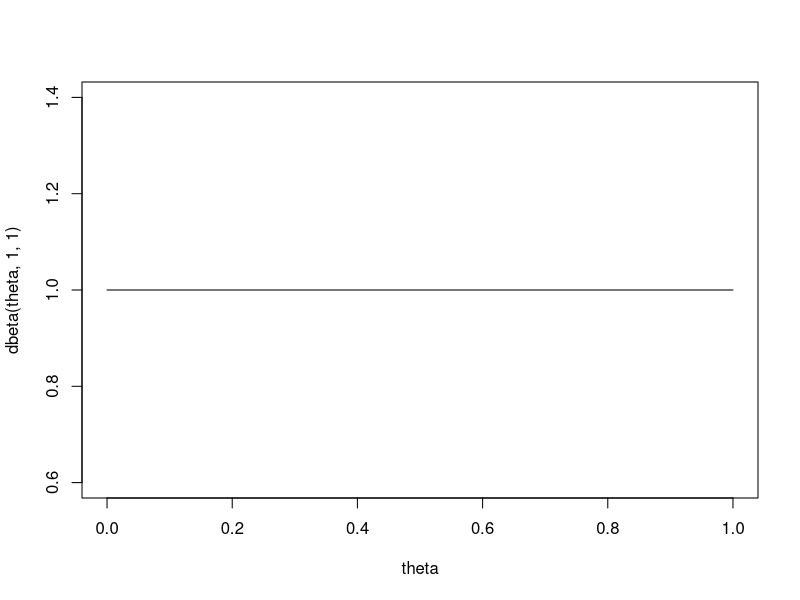
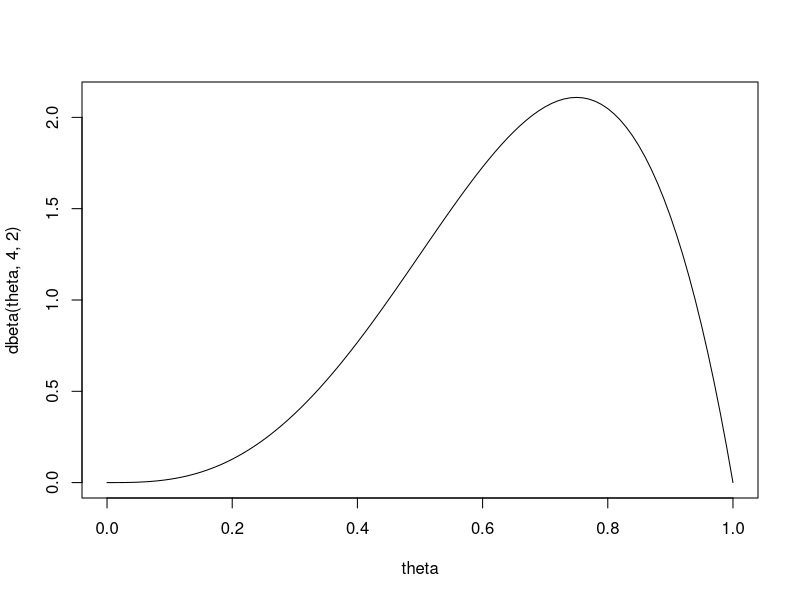
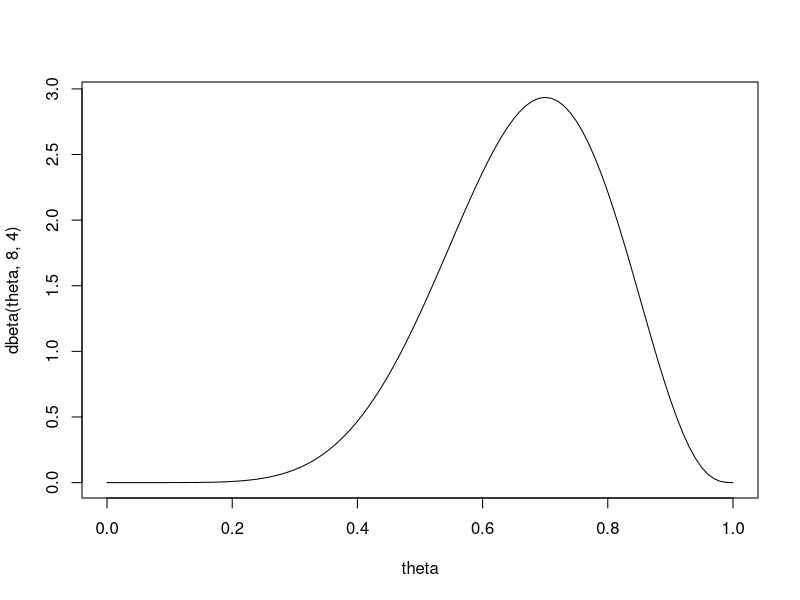
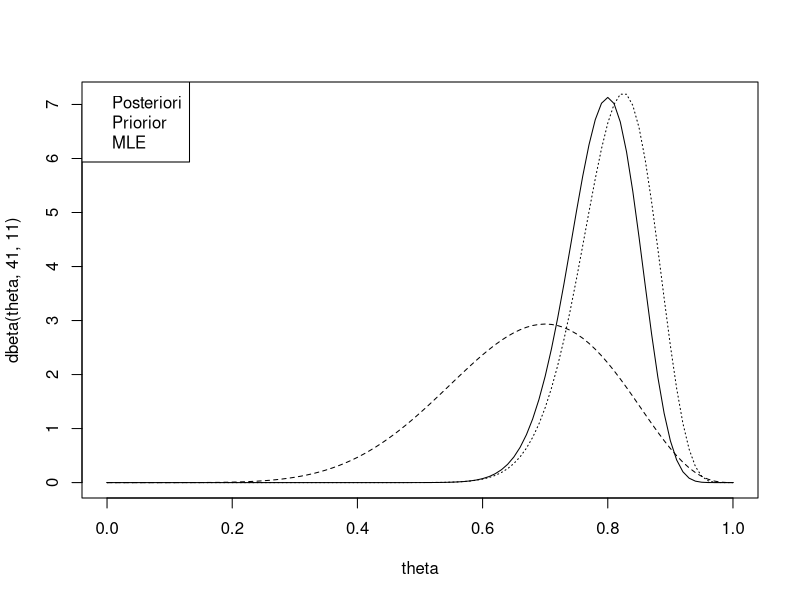
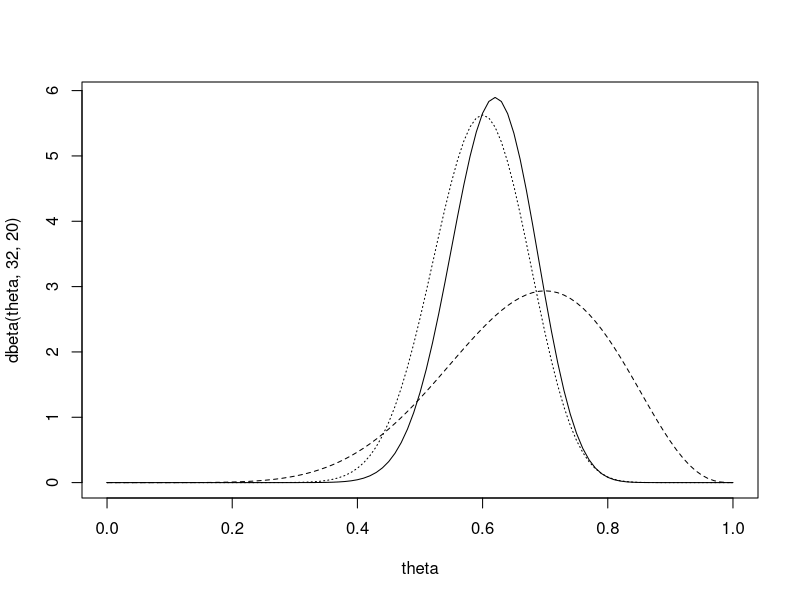
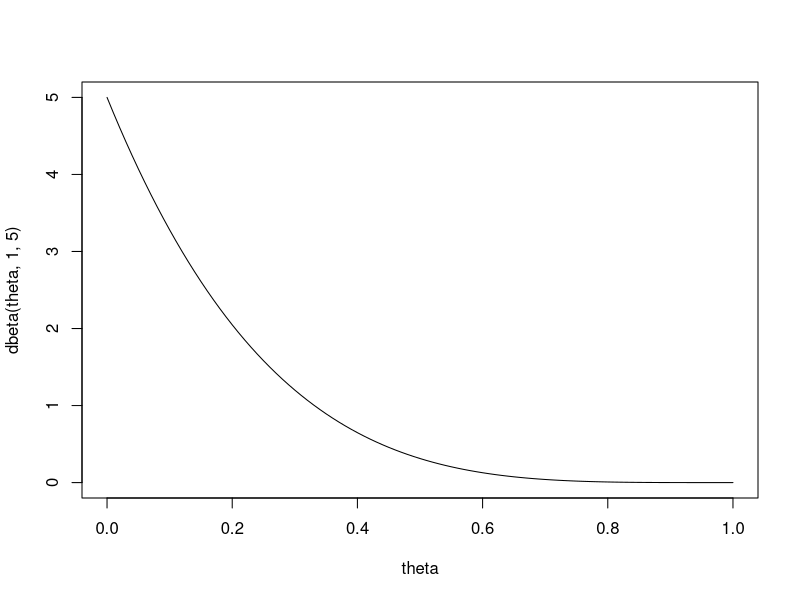

These charts were generated, in order, by the following R code:
## ---- chunk 1
theta=seq(from=0,to=1,by=.01)
plot(theta,dbeta(theta,1,1),type="l")
plot(theta,dbeta(theta,4,2),type="l")
plot(theta,dbeta(theta,8,4),type="l")
## ---- chunk 2
# pbeta returns probability that value is greater then first parameter.
1-pbeta(.25,8,4)
1-pbeta(.5,8,4)
1-pbeta(.8,8,4)
## ---- chunk 3
41/(41+11)  # posterior mean
33/40       # MLE
## ---- chunk 4
# Posterior
plot(theta,dbeta(theta,41,11),type="l")
# Priorior
lines(theta,dbeta(theta,8,4),lty=2)
# plot scaled likelihood for first student
lines(theta,44*dbinom(33,size=40,p=theta),lty=3)
legend("topleft", c("Posteriori", "Priorior", "MLE"))
## ---- chunk 5
1-pbeta(.25,41,11)
1-pbeta(.5,41,11)
1-pbeta(.8,41,11)
## ---- chunk 6
qbeta(.025,41,11)
qbeta(.975,41,11)
## ---- chunk 7
32/(32+20)  # posterior mean
24/40       # MLE
## ---- chunk 8
plot(theta,dbeta(theta,32,20),type="l")
lines(theta,dbeta(theta,8,4),lty=2)
lines(theta,44*dbinom(24,size=40,p=theta),lty=3)
## ---- chunk 9
1-pbeta(.25,32,20)
1-pbeta(.5,32,20)
1-pbeta(.8,32,20)
## ---- chunk 10
qbeta(.025,32,20)
qbeta(.975,32,20)
## ---- chunk 11
# rbeta random samples 1000 points from Beta(41, 11)
theta1=rbeta(1000,41,11)
theta2=rbeta(1000,32,20)
mean(theta1>theta2)
## ---- chunk 12
plot(theta,dbeta(theta,1,5),type="l")
## ---- chunk 13

pbeta(.5,1,5)
